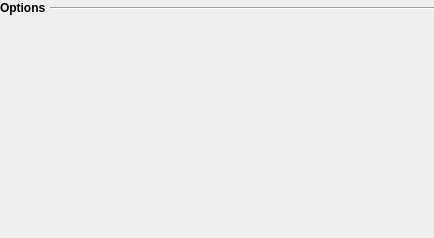
<?xml version="1.0" encoding="UTF-8"?>
<ui version="4.0">
 <class>SettingsPage</class>
 <widget class="QDialog" name="SettingsPage">
  <property name="windowModality">
   <enum>Qt::WindowModal</enum>
  </property>
  <property name="geometry">
   <rect>
    <x>0</x>
    <y>0</y>
    <width>434</width>
    <height>238</height>
   </rect>
  </property>
  <property name="windowTitle">
   <string>Dialog</string>
  </property>
  <widget class="QLabel" name="label">
   <property name="geometry">
    <rect>
     <x>0</x>
     <y>0</y>
     <width>51</width>
     <height>16</height>
    </rect>
   </property>
   <property name="font">
    <font>
     <pointsize>9</pointsize>
     <weight>75</weight>
     <bold>true</bold>
    </font>
   </property>
   <property name="text">
    <string>Options</string>
   </property>
  </widget>
  <widget class="Line" name="line">
   <property name="geometry">
    <rect>
     <x>50</x>
     <y>0</y>
     <width>391</width>
     <height>16</height>
    </rect>
   </property>
   <property name="orientation">
    <enum>Qt::Horizontal</enum>
   </property>
  </widget>
 </widget>
 <resources/>
 <connections/>
</ui>
